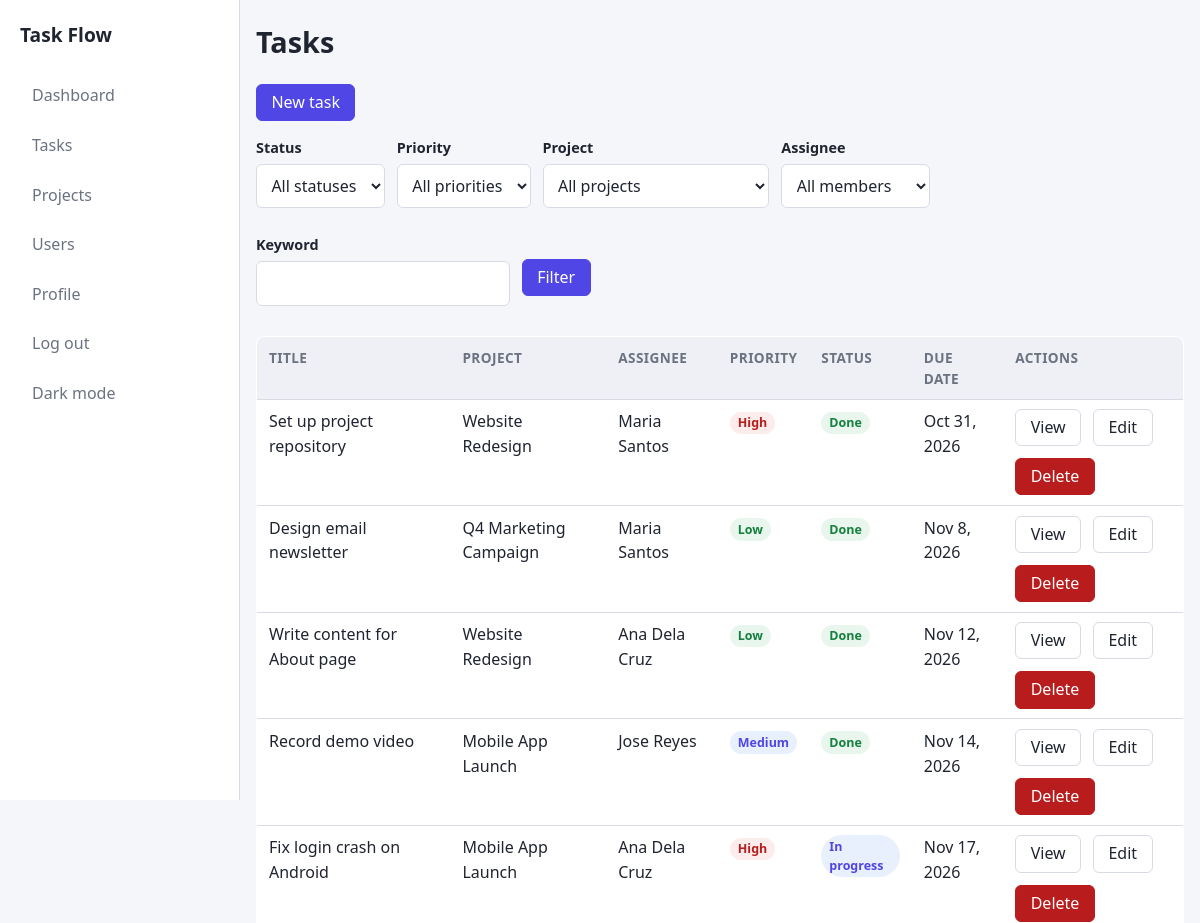
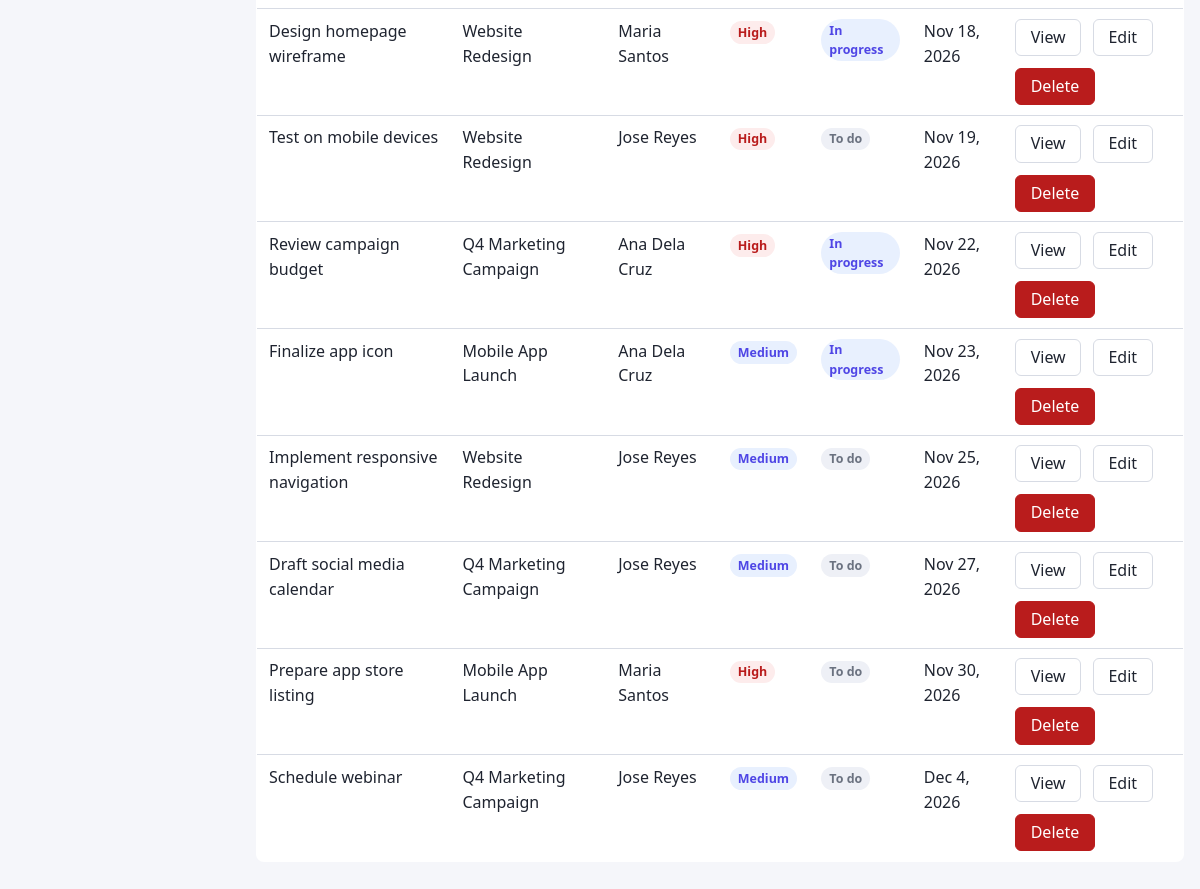
/pages/tasks/index.php (signed in), run on an earlier commit of the app's database (2 pictures, top to bottom).
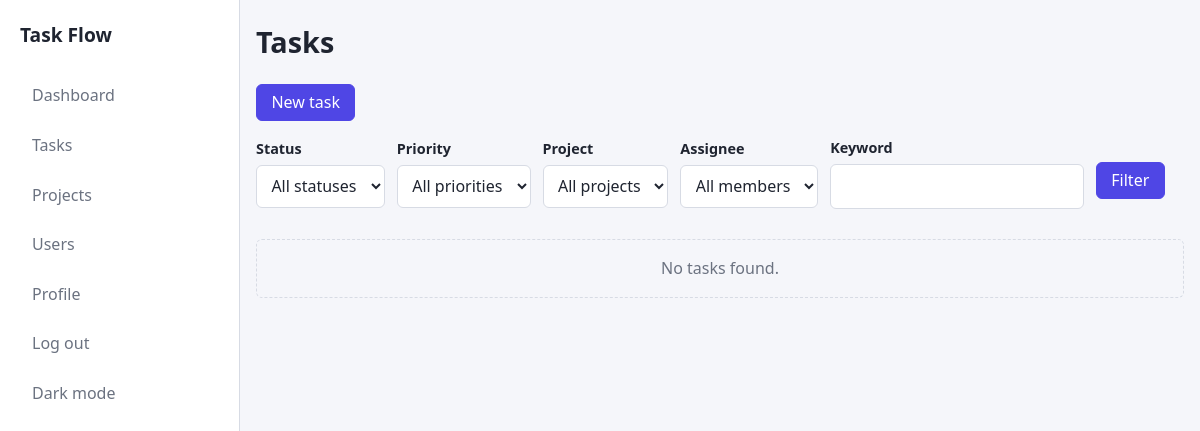
And on a later commit of the database.
### tables this page shows
CREATE TABLE tasks (
    id INT AUTO_INCREMENT PRIMARY KEY,
    project_id INT NOT NULL,
    assigned_to INT NOT NULL,
    title VARCHAR(150) NOT NULL,
    description TEXT NULL,
    priority ENUM('low', 'medium', 'high') NOT NULL DEFAULT 'medium',
    status ENUM('todo', 'in_progress', 'done') NOT NULL DEFAULT 'todo',
    due_date DATE NOT NULL,
    created_at TIMESTAMP NOT NULL DEFAULT CURRENT_TIMESTAMP,
    CONSTRAINT fk_tasks_project
        FOREIGN KEY (project_id) REFERENCES projects (id)
        ON DELETE CASCADE,
    CONSTRAINT fk_tasks_assigned_to
        FOREIGN KEY (assigned_to) REFERENCES users (id)
        ON DELETE RESTRICT
);

CREATE TABLE projects (
    id INT AUTO_INCREMENT PRIMARY KEY,
    created_by INT NOT NULL,
    title VARCHAR(150) NOT NULL,
    description TEXT NULL,
    created_at TIMESTAMP NOT NULL DEFAULT CURRENT_TIMESTAMP,
    CONSTRAINT fk_projects_created_by
        FOREIGN KEY (created_by) REFERENCES users (id)
        ON DELETE RESTRICT
);

CREATE TABLE users (
    id INT AUTO_INCREMENT PRIMARY KEY,
    name VARCHAR(100) NOT NULL,
    email VARCHAR(150) NOT NULL UNIQUE,
    password_hash VARCHAR(255) NOT NULL,
    role ENUM('admin', 'member') NOT NULL DEFAULT 'member',
    avatar VARCHAR(255) NULL,
    created_at TIMESTAMP NOT NULL DEFAULT CURRENT_TIMESTAMP
);

### includes/functions.php (called while the page is built, shortened)
<?php
function e($value)
{
    return htmlspecialchars((string) $value, ENT_QUOTES, 'UTF-8');
}
function taskStatuses()
{
    return [
        'todo' => 'To do',
        'in_progress' => 'In progress',
        'done' => 'Done',
    ];
}
function taskPriorities()
{
    return [
        'low' => 'Low',
        'medium' => 'Medium',
        'high' => 'High',
    ];
}

### pages/tasks/index.php (the view, shortened to what the changed rows need)
<?php
require_once dirname(__DIR__, 2) . '/config/database.php';
$is_admin = (($_SESSION['role'] ?? '') === 'admin');
$statuses = taskStatuses();
$priorities = taskPriorities();
$tasks = [];
$db_error = '';
try {
    $sql = 'SELECT t.id, t.title, t.description, t.priority, t.status, t.due_date,
                   t.created_at, t.assigned_to, t.project_id,
                   p.title AS project_title, u.name AS assignee_name
            FROM tasks t
            JOIN projects p ON t.project_id = p.id
            JOIN users u ON t.assigned_to = u.id';
    $params = [];
    $sql .= ' ORDER BY t.due_date ASC, t.created_at DESC';
    $stmt = $pdo->prepare($sql);
    $stmt->execute($params);
    $tasks = $stmt->fetchAll();
} catch (PDOException $e) {
    logError($e->getMessage());
    $db_error = 'Something went wrong. Please try again.';
}
require_once BASE_PATH . '/includes/header.php';
?>
<h1>Tasks</h1>
<?php if ($is_admin): ?>
    <div class="row">
        <a class="btn btn-primary" href="<?php echo BASE_URL; ?>/pages/tasks/create.php">New task</a>
    </div>
<?php endif; ?>
<form method="get" action="<?php echo BASE_URL; ?>/pages/tasks/index.php" class="row">
    <div class="field">
    </div>
    <div class="field">
    </div>
    <div class="field">
    </div>
    <?php if ($is_admin): ?>
        <div class="field">
        </div>
    <?php endif; ?>
    <div class="field">
    </div>
    <button type="submit" class="btn btn-primary">Filter</button>
</form>
<?php if ($db_error === '' && empty($tasks)): ?>
    <p class="empty">No tasks found.</p>
<?php elseif (!empty($tasks)): ?>
    <table class="table">
        <thead>
            <tr>
                <th>Title</th>
                <th>Project</th>
                <th>Assignee</th>
                <th>Priority</th>
                <th>Status</th>
                <th>Due date</th>
                <th>Actions</th>
            </tr>
        </thead>
        <tbody>
            <?php foreach ($tasks as $task): ?>
                <tr>
                    <td><?php echo e($task['title']); ?></td>
                    <td><?php echo e($task['project_title']); ?></td>
                    <td><?php echo e($task['assignee_name']); ?></td>
                    <td>
                        <span class="badge-<?php echo e($task['priority']); ?>">
                            <?php echo e($priorities[$task['priority']]); ?>
                        </span>
                    </td>
                    <td>
                        <span class="badge-<?php echo e(str_replace('_', '-', $task['status'])); ?>">
                            <?php echo e($statuses[$task['status']]); ?>
                        </span>
                    </td>
                    <td><?php echo e(date('M j, Y', strtotime($task['due_date']))); ?></td>
                    <td>
                        <?php if ($is_admin): ?>
                            <div class="row">
                                <a class="btn" href="<?php echo BASE_URL; ?>/pages/tasks/view.php?id=<?php echo (int) $task['id']; ?>">View</a>
                                <a class="btn" href="<?php echo BASE_URL; ?>/pages/tasks/edit.php?id=<?php echo (int) $task['id']; ?>">Edit</a>
                                <form method="post" action="<?php echo BASE_URL; ?>/pages/tasks/delete.php" onsubmit="return confirm('Delete this task? Its comments will also be deleted.');">
                                    <button type="submit" class="btn btn-danger">Delete</button>
                                </form>
                            </div>
                        <?php else: ?>
                            <a class="btn" href="<?php echo BASE_URL; ?>/pages/tasks/view.php?id=<?php echo (int) $task['id']; ?>">View</a>
                        <?php endif; ?>
                    </td>
                </tr>
            <?php endforeach; ?>
        </tbody>
    </table>
<?php endif; ?>
<?php require_once BASE_PATH . '/includes/layout_end.php'; ?>

What changed in the data, as far as the page shows it:
removed tasks: title "Set up project repository", project.title "Website Redesign", assigned_to.name "Maria Santos", priority "High", status "Done", due_date "Oct 31, 2026"
removed tasks: title "Design email newsletter", project.title "Q4 Marketing Campaign", assigned_to.name "Maria Santos", priority "Low", status "Done", due_date "Nov 8, 2026"
removed tasks: title "Write content for About page", project.title "Website Redesign", assigned_to.name "Ana Dela Cruz", priority "Low", status "Done", due_date "Nov 12, 2026"
removed tasks: title "Record demo video", project.title "Mobile App Launch", assigned_to.name "Jose Reyes", priority "Medium", status "Done", due_date "Nov 14, 2026"
removed tasks: title "Fix login crash on Android", project.title "Mobile App Launch", assigned_to.name "Ana Dela Cruz", priority "High", status "In progress", due_date "Nov 17, 2026"
removed tasks: title "Design homepage wireframe", project.title "Website Redesign", assigned_to.name "Maria Santos", priority "High", status "In progress", due_date "Nov 18, 2026"
removed tasks: title "Test on mobile devices", project.title "Website Redesign", assigned_to.name "Jose Reyes", priority "High", status "To do", due_date "Nov 19, 2026"
removed tasks: title "Review campaign budget", project.title "Q4 Marketing Campaign", assigned_to.name "Ana Dela Cruz", priority "High", status "In progress", due_date "Nov 22, 2026"
removed tasks: title "Finalize app icon", project.title "Mobile App Launch", assigned_to.name "Ana Dela Cruz", priority "Medium", status "In progress", due_date "Nov 23, 2026"
removed tasks: title "Implement responsive navigation", project.title "Website Redesign", assigned_to.name "Jose Reyes", priority "Medium", status "To do", due_date "Nov 25, 2026"
removed tasks: title "Draft social media calendar", project.title "Q4 Marketing Campaign", assigned_to.name "Jose Reyes", priority "Medium", status "To do", due_date "Nov 27, 2026"
removed tasks: title "Prepare app store listing", project.title "Mobile App Launch", assigned_to.name "Maria Santos", priority "High", status "To do", due_date "Nov 30, 2026"
removed tasks: title "Schedule webinar", project.title "Q4 Marketing Campaign", assigned_to.name "Jose Reyes", priority "Medium", status "To do", due_date "Dec 4, 2026"
Also different on the page:
text no longer shown: "TITLE PROJECT ASSIGNEE PRIORITY STATUS DUE DATE ACTIONS"
text now shown: "No tasks found."
